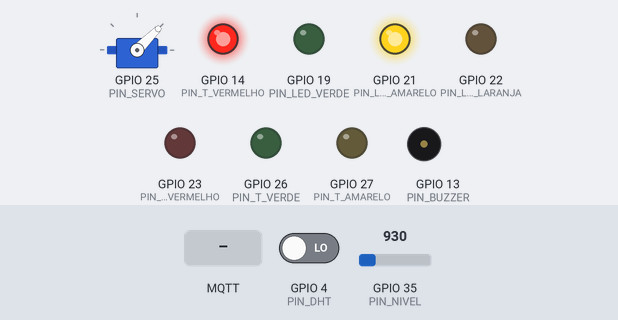
Bench run of a sketch on a simulated ESP32. On the bench: servo, output pins drawn as LEDs (lit = HIGH), buzzer (waves = sounding). Inputs (shaded band) come from the test bench; at power-on: GPIO 35 (PIN_NIVEL) = 930, GPIO 4 (PIN_DHT) LOW. WiFi joins after 1.5 s; servers stay silent unless stated; no MQTT or app messages arrive unless stated; what the sketch prints to the serial monitor is not drawn.

Above: at 2.7 s.
2.8 s: GPIO 35 (PIN_NIVEL) set to 1211
9.0 s: GPIO 35 (PIN_NIVEL) set to 1283
At 10.2 s:
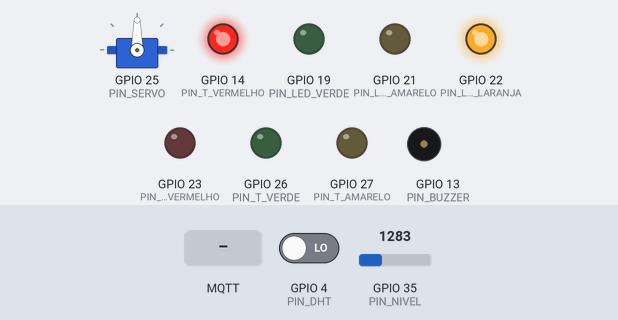
12.5 s: MQTT message "SIMULAR" arrives on the first subscribed topic
At 13.1 s:
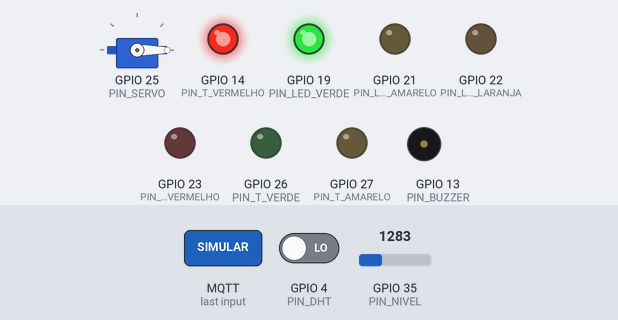
14.0 s: MQTT message "RESET" arrives on the first subscribed topic
At 15.7 s:
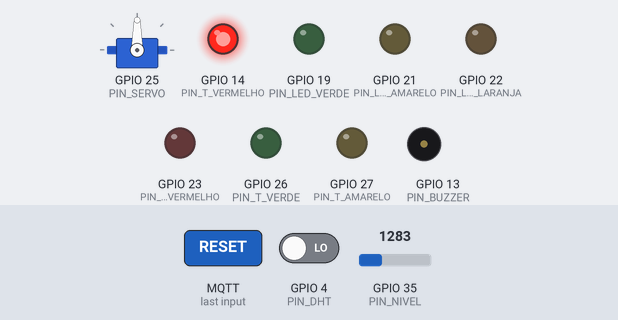
17.5 s: GPIO 35 (PIN_NIVEL) set to 1162
At 17.61 s:
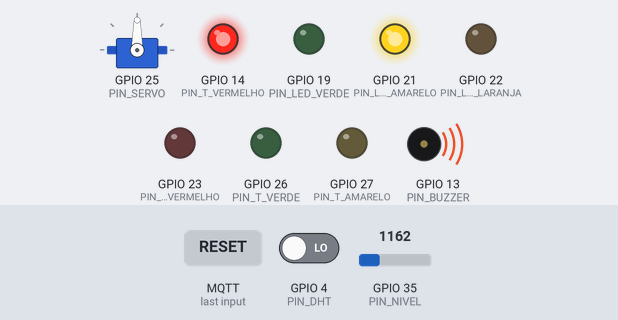
19.3 s: GPIO 35 (PIN_NIVEL) set to 1348
At 19.65 s:
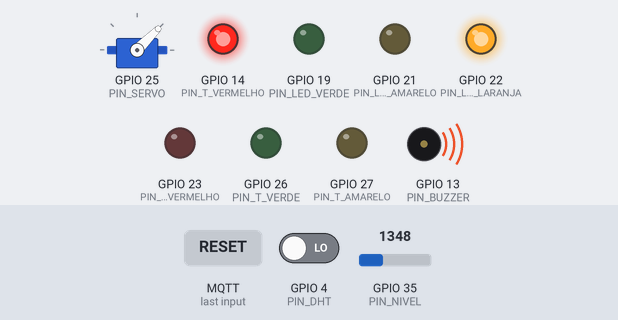
Timing chart, 0 to 23.8 s (numbered marks = the images above; inputs shaded):
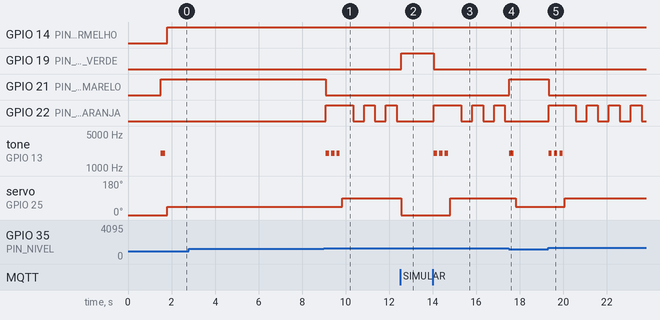

The sketch:

node_ambiental.ino
```cpp
/* ============================================================
   MINI SMART CITY  -  Placa 3: AMBIENTAL / ALERTAS
   ------------------------------------------------------------
   Junta dois sistemas na mesma ESP32:
     1) Alerta de enchente : sensor de nivel + 4 LEDs + buzzer + servo (comporta)
     2) Estacao de temperatura e umidade : DHT22 + 3 LEDs

   DUAS TROCAS DE SENSOR, pela indisponibilidade das pecas originais:

   HC-SR04 -> sensor de nivel de agua analogico (modulo tipo pente).
   Alem de mais barato, mede o fenomeno que a maquete demonstra em vez
   de medir a distancia ate ele. A grandeza INVERTEU: antes era altura
   livre em cm, e mais era melhor; agora e submersao em %, e mais e
   pior. Todos os limites e comparacoes viraram junto.

   TMP36 -> DHT22. Digital, 3,3 V nativo, e ainda entrega umidade -
   que a estacao ambiental publica de brinde. -40 a 80 C com +-0,5 C,
   em decimos. A leitura nao usa biblioteca: esta em dht_simples.h,
   com o porque escrito la.

   Sem LCD (tudo vai para o dashboard Node-RED).
   Botao fisico da enchente foi removido -> simulacao via MQTT:
        cidade/enchente/cmd :  "SIMULAR"  (sobe o nivel da agua)
                               "RESET"    (volta ao normal)

   Core exigido: Arduino-ESP32 3.x  (tone/noTone disponiveis)
   Bibliotecas:  PubSubClient, ArduinoJson, ESP32Servo
   ============================================================ */

#include <WiFi.h>
#include <PubSubClient.h>
#include <ArduinoJson.h>
#include <ESP32Servo.h>
#include "dht_simples.h"   // leitura propria; ver o porque la dentro
#include "secrets.h"          // rede, broker e prefixo de topicos

const char* NODE_ID = "esp32-ambiental";

// ---------- TOPICOS ----------
const char* TOP_ENCHENTE       = TOPIC_BASE "cidade/enchente/estado";
const char* TOP_ENCHENTE_CMD   = TOPIC_BASE "cidade/enchente/cmd";
const char* TOP_TEMPERATURA    = TOPIC_BASE "cidade/temperatura/estado";
const char* TOP_STATUS         = TOPIC_BASE "cidade/ambiental/status";
const char* TOP_HB             = TOPIC_BASE "cidade/ambiental/heartbeat";

// ---------- PINOS: ENCHENTE ----------
// Sensor de nivel analogico: ADC1 obrigatorio, porque o ADC2 fica
// indisponivel com o WiFi ligado. GPIO 35 e so entrada, o que serve.
const int PIN_NIVEL     = 35;   // ADC1
const int PIN_LED_VERDE    = 19;
const int PIN_LED_AMARELO  = 21;
const int PIN_LED_LARANJA  = 22;
const int PIN_LED_VERMELHO = 23;
const int PIN_BUZZER    = 13;
const int PIN_SERVO     = 25;

// ---------- PINOS: TEMPERATURA ----------
const int PIN_DHT       = 4;    // DHT22: linha bidirecional, exige GPIO comum
const int PIN_T_VERDE   = 26;
const int PIN_T_AMARELO = 27;
const int PIN_T_VERMELHO = 14;

// ---------- LIMITES ENCHENTE (% de submersao do sensor) ----------
// Calibre com o sensor na agua: anote a leitura crua com ele seco e com ele
// submerso ate o topo, e ajuste NIVEL_SECO / NIVEL_CHEIO.
const int NIVEL_SECO   = 100;    // ADC cru com o sensor fora da agua
const int NIVEL_CHEIO  = 2200;   // ADC cru com o sensor submerso ate o topo
const int LIMITE_ATENCAO    = 30;
const int LIMITE_ALERTA     = 55;
const int LIMITE_EMERGENCIA = 80;

enum EstadoNivel { NORMAL = 0, ATENCAO = 1, ALERTA = 2, EMERGENCIA = 3 };
EstadoNivel estadoAtual   = NORMAL;
EstadoNivel estadoAnterior = NORMAL;
int nivelAgua = 0;               // % de submersao: 0 = seco, 100 = cheio
// Simulacao pelo painel. Antes ela se apoiava no sensor devolver leitura
// invalida, entao so funcionava com o ultrassonico DESLIGADO; o sensor
// analogico sempre devolve algo, entao agora e estado explicito.
int  nivelSimulado = 0;
bool simulando     = false;

unsigned long ultimoTempoPisca = 0;
bool ledPiscando = false;

// ---------- TEMPERATURA ----------
float temperatura = 0;
float umidade     = 0;

// ---------- INFRA ----------
Servo         comporta;
// (o DHT nao tem objeto: dht_simples.h e uma funcao so)
WiFiClient    espClient;
PubSubClient  client(espClient);

unsigned long ultimaTentativaMqtt = 0;
const unsigned long INTERVALO_RECONEXAO = 5000;
unsigned long ultimaTelemetria = 0;
const unsigned long INTERVALO_TELEMETRIA = 1500;
unsigned long ultimoHeartbeat = 0;
const unsigned long INTERVALO_HEARTBEAT = 10000;

// ============================================================
//  WiFi / MQTT
// ============================================================
void setupWifi() {
  WiFi.mode(WIFI_STA);
  WiFi.begin(WIFI_SSID, WIFI_PASS);
  Serial.print("Conectando WiFi");
  while (WiFi.status() != WL_CONNECTED) { delay(300); Serial.print("."); }
  Serial.println();
  Serial.print("IP: "); Serial.println(WiFi.localIP());
}

void callback(char* topic, byte* payload, unsigned int length) {
  String msg;
  for (unsigned int i = 0; i < length; i++) msg += (char)payload[i];
  msg.trim();
  Serial.print("CMD ["); Serial.print(topic); Serial.print("]: "); Serial.println(msg);

  if (String(topic) == TOP_ENCHENTE_CMD) {
    if (msg == "SIMULAR") {              // simula agua subindo (submersao aumenta)
      simulando = true;
      nivelSimulado += 12;
      if (nivelSimulado > 95) nivelSimulado = 95;
    } else if (msg == "RESET") {
      simulando = false;
      nivelSimulado = 0;
    }
  }
  // Confirma o comando na telemetria no proximo laco (ver node_iluminacao).
  ultimaTelemetria = 0;
}

void tentarReconectarMqtt() {
  if (client.connected()) return;
  unsigned long agora = millis();
  if (agora - ultimaTentativaMqtt < INTERVALO_RECONEXAO) return;
  ultimaTentativaMqtt = agora;

  Serial.print("Conectando MQTT... ");
  // LWT: se a placa cair, o broker publica "offline" (retido) sozinho
  if (client.connect(NODE_ID, TOP_STATUS, 1, true, "offline")) {
    Serial.println("ok");
    client.publish(TOP_STATUS, "online", true);
    client.subscribe(TOP_ENCHENTE_CMD);
  } else {
    Serial.print("falhou rc="); Serial.println(client.state());
  }
}

// ============================================================
//  ENCHENTE
// ============================================================
int medirNivel() {
  if (simulando) return nivelSimulado;
  int cru = analogRead(PIN_NIVEL);                     // 0..4095
  long pct = (long)(cru - NIVEL_SECO) * 100 / (NIVEL_CHEIO - NIVEL_SECO);
  if (pct < 0)   pct = 0;
  if (pct > 100) pct = 100;
  return (int)pct;
}

void apagarTodos() {
  digitalWrite(PIN_LED_VERDE, LOW);
  digitalWrite(PIN_LED_AMARELO, LOW);
  digitalWrite(PIN_LED_LARANJA, LOW);
  digitalWrite(PIN_LED_VERMELHO, LOW);
  noTone(PIN_BUZZER);          // buzzer passivo: quem cala o tom e o noTone
}

// Buzzer PASSIVO, como nas outras tres placas: o mesmo componente em todas
// elas, acionado por tone()/noTone().
void tocarBuzzer(int bips, int duracao) {
  for (int i = 0; i < bips; i++) {
    tone(PIN_BUZZER, 2000);
    delay(duracao);
    noTone(PIN_BUZZER);
    delay(100);
  }
}

void atualizarEstado() {
  if (nivelAgua >= LIMITE_EMERGENCIA)   estadoAtual = EMERGENCIA;
  else if (nivelAgua >= LIMITE_ALERTA)  estadoAtual = ALERTA;
  else if (nivelAgua >= LIMITE_ATENCAO) estadoAtual = ATENCAO;
  else                                  estadoAtual = NORMAL;
}

void executarTransicao() {
  apagarTodos();
  switch (estadoAtual) {
    case NORMAL:
      digitalWrite(PIN_LED_VERDE, HIGH);
      comporta.write(0);
      break;
    case ATENCAO:
      digitalWrite(PIN_LED_AMARELO, HIGH);
      tocarBuzzer(1, 200);
      comporta.write(45);
      break;
    case ALERTA:
      digitalWrite(PIN_LED_LARANJA, HIGH);
      tocarBuzzer(3, 150);
      comporta.write(90);
      break;
    case EMERGENCIA:
      comporta.write(180);
      break;
  }
}

void executarAcoesEstado() {
  unsigned long agora = millis();
  switch (estadoAtual) {
    case NORMAL:
      digitalWrite(PIN_LED_VERDE, HIGH);
      break;
    case ATENCAO:
      digitalWrite(PIN_LED_AMARELO, HIGH);
      break;
    case ALERTA:
      if (agora - ultimoTempoPisca > 500) {
        ledPiscando = !ledPiscando;
        digitalWrite(PIN_LED_LARANJA, ledPiscando);
        ultimoTempoPisca = agora;
      }
      break;
    case EMERGENCIA:
      if (agora - ultimoTempoPisca > 250) {
        ledPiscando = !ledPiscando;
        digitalWrite(PIN_LED_VERDE, ledPiscando);
        digitalWrite(PIN_LED_AMARELO, ledPiscando);
        digitalWrite(PIN_LED_LARANJA, ledPiscando);
        digitalWrite(PIN_LED_VERMELHO, ledPiscando);
        // Buzzer PASSIVO: nivel alto nao gera som, so um estalo na borda. Esta
        // linha era digitalWrite e sobrou da epoca do buzzer ativo - deixava o
        // estado mais grave da placa como o mais silencioso dela.
        if (ledPiscando) tone(PIN_BUZZER, 2000); else noTone(PIN_BUZZER);
        ultimoTempoPisca = agora;
      }
      break;
  }
}

const char* nomeEstado() {
  switch (estadoAtual) {
    case NORMAL:     return "NORMAL";
    case ATENCAO:    return "ATENCAO";
    case ALERTA:     return "ALERTA";
    default:         return "EMERGENCIA";
  }
}

// ============================================================
//  TEMPERATURA
// ============================================================
// O DHT22 nao aceita mais de uma leitura a cada 2 s: insistindo, so devolve erro.
// Em falha, mantem o ultimo valor bom em vez de publicar lixo no painel - e
// conta as falhas seguidas, para o serial poder dizer QUAL falha e nao so que
// o valor parou de andar. Um sensor mudo que deixa um numero plausivel na tela
// e pior do que um sensor que avisa.
unsigned long ultimaLeituraDht = 0;
int falhasDht = 0;
// Contadores ACUMULADOS, publicados na telemetria. O falhasDht acima zera a cada
// leitura boa - serve para o serial dizer "falhou 3x seguidas", nao para medir
// taxa de falha. Estes dois e que respondem "de cada 100 tentativas, quantas o
// sensor perdeu?".
unsigned long dhtTentativas = 0, dhtFalhas = 0;
void lerTemperatura() {
  unsigned long agora = millis();
  // 2,5 s e nao 2: no limite exato do datasheet o sensor fica sem margem.
  if (agora - ultimaLeituraDht < 2500) return;
  ultimaLeituraDht = agora;
  dhtTentativas++;

  LeituraDht d = lerDht22(PIN_DHT);
  if (d.ok) {
    if (falhasDht >= 3) {
      Serial.print("DHT voltou depois de "); Serial.print(falhasDht);
      Serial.println(" falhas");
    }
    falhasDht  = 0;
    temperatura = d.temperatura;
    umidade     = d.umidade;
    return;
  }
  falhasDht++;
  dhtFalhas++;
  // Uma linha a cada ~1 min: barulho no serial esconde o resto do diagnostico.
  if (falhasDht == 3 || falhasDht % 30 == 0) {
    Serial.print("DHT falhou "); Serial.print(falhasDht);
    Serial.print("x seguidas - "); Serial.println(d.erro);
  }
}

const char* statusTemp() {
  if (temperatura > 35) return "ALTA";
  if (temperatura < 15) return "BAIXA";
  return "OK";
}

void controlarLedsTemp() {
  digitalWrite(PIN_T_VERDE, LOW);
  digitalWrite(PIN_T_AMARELO, LOW);
  digitalWrite(PIN_T_VERMELHO, LOW);
  if (temperatura > 35)      digitalWrite(PIN_T_AMARELO, HIGH);
  else if (temperatura < 15) digitalWrite(PIN_T_VERMELHO, HIGH);
  else                       digitalWrite(PIN_T_VERDE, HIGH);
}

// ============================================================
//  TELEMETRIA
// ============================================================
/* CUIDADO com as sobrecargas do PubSubClient. Nao existe
     publish(const char*, const char*, unsigned int)
   e char* NAO converte implicitamente para uint8_t*, entao escrever
     client.publish(topico, buf, n)
   casa com  publish(const char*, const char*, boolean retained)  e o
   tamanho n vira retained = true. Ou seja: publica RETIDO por acidente,
   sem aviso do compilador.

   Aqui um EMERGENCIA retido faria o painel abrir acusando enchente com o
   nivel ja normal. A telemetria e deliberadamente NAO retida - vivacidade
   vem do heartbeat e do LWT. O "online" do TOP_STATUS acima, sim, e retido
   de proposito - faz par com o will message. */
bool publicar(const char* topico, const char* buf, size_t n) {
  return client.publish(topico, (const uint8_t*)buf, (unsigned int)n, false);
}

void publicarTelemetria() {
  // Enchente
  {
    JsonDocument doc;
    doc["nivel"]  = nivelAgua;
    doc["estado"] = nomeEstado();
    char buf[128];
    size_t n = serializeJson(doc, buf);
    publicar(TOP_ENCHENTE, buf, n);
  }
  // Temperatura
  {
    JsonDocument doc;
    doc["temp"]    = round(temperatura * 10) / 10.0;
    doc["umidade"] = round(umidade * 10) / 10.0;   // o DHT22 entrega decimos
    doc["status"]  = statusTemp();
    doc["tentativas"] = dhtTentativas;             // para a taxa de falha de leitura
    doc["falhas"]     = dhtFalhas;
    char buf[128];
    size_t n = serializeJson(doc, buf);
    publicar(TOP_TEMPERATURA, buf, n);
  }
}

void publicarHeartbeat() {
  JsonDocument doc;
  doc["uptime"] = millis() / 1000;
  doc["rssi"]   = WiFi.RSSI();
  char buf[80];
  size_t n = serializeJson(doc, buf);
  publicar(TOP_HB, buf, n);
}

// ============================================================
void setup() {
  Serial.begin(115200);

  pinMode(PIN_LED_VERDE, OUTPUT);
  pinMode(PIN_LED_AMARELO, OUTPUT);
  pinMode(PIN_LED_LARANJA, OUTPUT);
  pinMode(PIN_LED_VERMELHO, OUTPUT);
  pinMode(PIN_BUZZER, OUTPUT);

  pinMode(PIN_T_VERDE, OUTPUT);
  pinMode(PIN_T_AMARELO, OUTPUT);
  pinMode(PIN_T_VERMELHO, OUTPUT);

  // o DHT nao precisa de begin(): a primeira leitura ja faz o handshake
  comporta.attach(PIN_SERVO);
  comporta.write(0);

  setupWifi();
  client.setServer(MQTT_HOST, MQTT_PORT);
  client.setCallback(callback);
}

void loop() {
  tentarReconectarMqtt();
  client.loop();

  // --- ENCHENTE ---
  nivelAgua = medirNivel();
  atualizarEstado();
  if (estadoAtual != estadoAnterior) {
    executarTransicao();
    estadoAnterior = estadoAtual;
  }
  executarAcoesEstado();

  // --- TEMPERATURA ---
  lerTemperatura();
  controlarLedsTemp();

  // --- TELEMETRIA ---
  unsigned long agora = millis();
  if (agora - ultimaTelemetria >= INTERVALO_TELEMETRIA) {
    ultimaTelemetria = agora;
    if (client.connected()) publicarTelemetria();
  }
  if (agora - ultimoHeartbeat >= INTERVALO_HEARTBEAT) {
    ultimoHeartbeat = agora;
    if (client.connected()) publicarHeartbeat();
  }

  delay(100);
}
```

secrets.example.h
```cpp
// Modelo de configuracao. Copie este arquivo para "secrets.h", na mesma
// pasta, e preencha com os dados da SUA rede. O secrets.h nao vai para o
// repositorio (esta no .gitignore), entao a senha nunca fica publica.
//
// Todas as placas usam os mesmos valores.
#pragma once

#define WIFI_SSID   "NOME_DA_REDE"     // rede de 2,4 GHz (o ESP32 nao enxerga 5 GHz)
#define WIFI_PASS   "SENHA_DA_REDE"    // WPA2-Personal; redes como a eduroam nao servem
#define MQTT_HOST   "192.168.0.10"     // IP do computador onde o broker esta rodando
#define MQTT_PORT   1883               // porta padrao do MQTT
#define TOPIC_BASE  ""                 // prefixo opcional dos topicos; deixe vazio
```

Source omitted: dht_simples.h (4905 bytes)

Measured:
- the behaviour switches between 1254 and 1255 on GPIO 35 (PIN_NIVEL) (found by bisection; images 0 and 1)
- after the input at 9.0 s, GPIO 21 (PIN_LED_AMARELO): HIGH → LOW after 0.09 s; GPIO 22 (PIN_LED_LARANJA): LOW → HIGH after 0.09 s, then repeats every 1.0 s: LOW 0.50 s, HIGH 0.50 s
- after the input at 12.5 s, GPIO 19 (PIN_LED_VERDE): LOW → HIGH after 0.05 s; GPIO 22 (PIN_LED_LARANJA): stays LOW (without the input it goes to HIGH after 0.35 s); servo on GPIO 25 (PIN_SERVO): 90° → 0° after 0.05 s
- after the input at 14.0 s, GPIO 19 (PIN_LED_VERDE): HIGH → LOW after 0.06 s; GPIO 22 (PIN_LED_LARANJA): LOW → HIGH after 0.06 s, then repeats every 1.0 s: LOW 0.50 s, HIGH 0.50 s
- after the input at 17.5 s, GPIO 21 (PIN_LED_AMARELO): LOW → HIGH at once; GPIO 22 (PIN_LED_LARANJA): stays LOW (without the input it goes to HIGH after 0.32 s); tone on GPIO 13 (PIN_BUZZER): silent → 2000 Hz at once, → silent 0.20 s later; servo on GPIO 25 (PIN_SERVO): 90° → 45° after 0.32 s
- after the input at 19.3 s, GPIO 21 (PIN_LED_AMARELO): HIGH → LOW at once; GPIO 22 (PIN_LED_LARANJA): LOW → HIGH at once, then repeats every 1.0 s: LOW 0.50 s, HIGH 0.50 s
